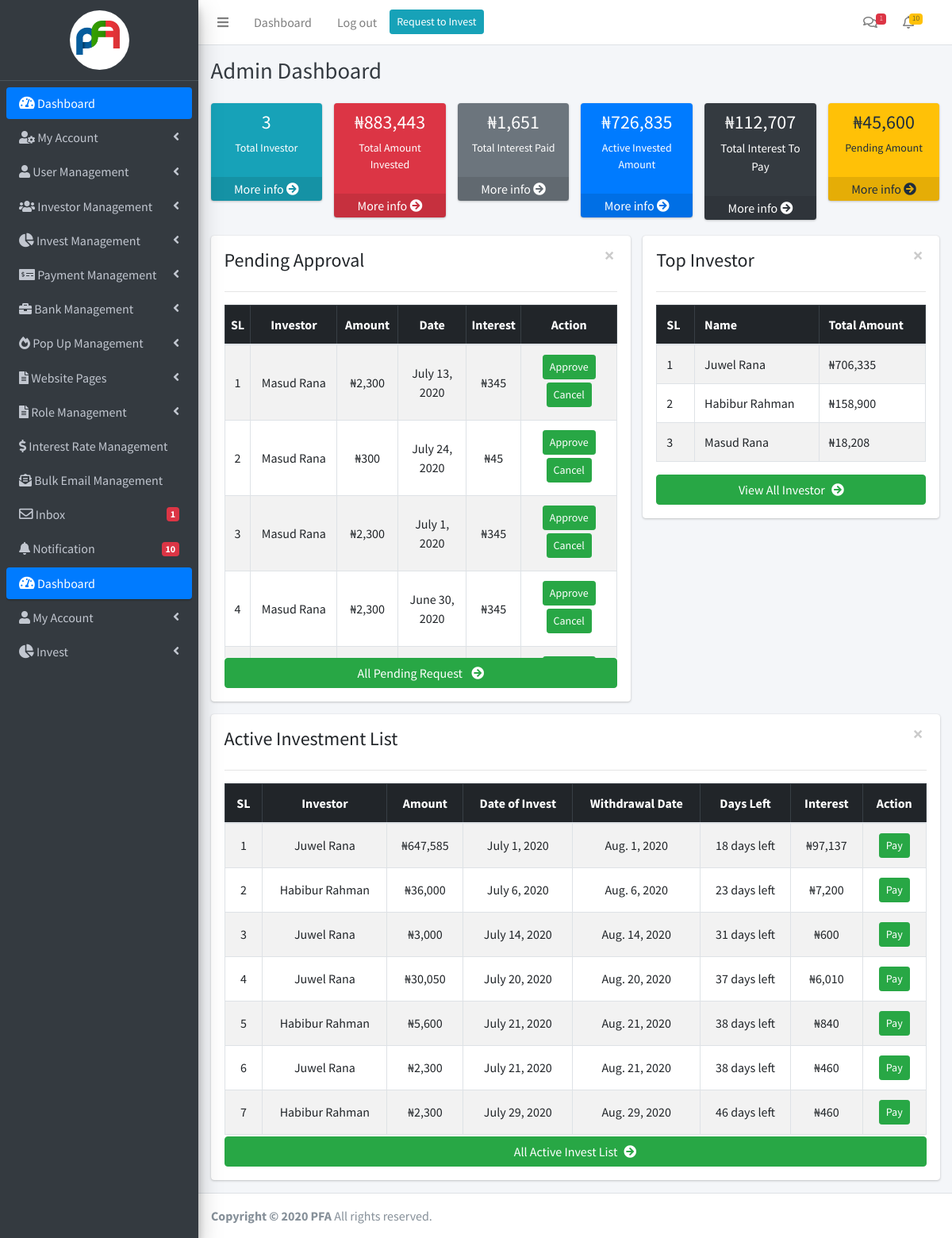
The app's page /dashboards/ (signed in) with its own data.
### investor/models.py (models this page shows, shortened)
class Invest(models.Model):
    investor = models.ForeignKey(Investor, on_delete=models.CASCADE)
    amount_to_invest = models.BigIntegerField()
    expected_interest = models.BigIntegerField()
    date_of_invest = models.DateTimeField()
    withdraw_date = models.DateTimeField(auto_now_add=False)
    payment_status = models.BooleanField(default=False)
    status = models.BooleanField(default=False)
    timestamp = models.DateTimeField(auto_now_add=True)
    reinvest_status = models.BooleanField(default=False)
    widthdrawn_status = models.BooleanField(default=False)
    delete_status = models.BooleanField(default=False)
    email_send_status = models.BooleanField(default=False)
    class Meta:
        verbose_name = "Invest"
        verbose_name_plural ="Invests"

class Investor(models.Model):
    username = models.CharField(max_length=150)
    password = models.CharField(max_length=100)
    first_name = models.CharField(max_length=150)
    last_name = models.CharField(max_length=150)
    email= models.EmailField(max_length=254)
    phone = models.CharField(max_length=13)
    address = models.TextField()
    bank_name = models.ForeignKey(Bank, on_delete=models.CASCADE)
    account_number = models.BigIntegerField()
    agree_to_invest = models.BooleanField(default=True)
    status = models.BooleanField(default=False)
    class Meta:
        verbose_name = "Investor"
        verbose_name_plural = "Investors"

### investor/views.py (the view)
# urls.py: path('dashboards/', views.dashboard, name='dashboard'),
def dashboard(request):
    sendemail(request)
    rols = Editor.objects.filter(role__access__has_access="Invest Management")
    for item in rols:
        print(item)
    return render(request,'dashboard/dashboard.html')

### templates/dashboard/dashboard.html (shortened to what this page needs)
{% extends 'dashboard/base/base.html' %}
{% block d-content %}
{% load extra_tags %}
<div class="content-header">
  <div class="container-fluid">
    <div class="row mb-2">
      <div class="col-12">
        {% if request.user.is_authenticated %}
        <h1 class="m-0 text-dark">Admin Dashboard</h1>
        {% elif request.session.investor %}
        <h1 class="m-0 text-dark">Investor Dashboard</h1>
        {% elif request.session.editor %}
        <h1 class="m-0 text-dark">User Dashboard</h1>
        {% endif %}
      </div>
    </div>
  </div>
</div>
{% if request.user.is_authenticated or request.session.editor %}
<section class="content investor_dashboard">
  <div class="container-fluid">
    <div class="row">
      <div class="col-lg-2 col-6">
        <div class="small-box bg-info">
          <div class="inner text-center">
            <h4>{{total_investor|total_investor}}</h4>
            <p>Total Investor</p>
          </div>
          {% if request.user.is_authenticated or request.session.editor|user_has_access:"Investor Management"%}
            <a href="{% url 'investor:all_investor_list' %}" class="small-box-footer">More info <i class="fas fa-arrow-circle-right"></i></a>
          {% else %}
            <a href="#" class="small-box-footer">More info <i class="fas fa-arrow-circle-right"></i></a>
          {% endif %}
        </div>
      </div>
      <div class="col-lg-2 col-6">
        <div class="small-box bg-danger">
          <div class="inner text-center">
            <h4>₦{{amount_invested|total_amount_invested_admin}}</h4>
            <p>Total Amount Invested</p>
          </div>
          {% if request.user.is_authenticated or request.session.editor|user_has_access:"Investor Management"%}
          <a href="{% url 'investor:all_investor_list' %}" class="small-box-footer">More info <i class="fas fa-arrow-circle-right"></i></a>
          {% else %}
            <a href="#" class="small-box-footer">More info <i class="fas fa-arrow-circle-right"></i></a>
          {% endif %}
        </div>
      </div>
      <div class="col-lg-2 col-6">
        <div class="small-box bg-secondary">
          <div class="inner text-center">
            <h4>₦{{paid_amount|total_interest_paid_admin}}</h4>
            <p>Total Interest Paid</p>
          </div>
          {% if request.user.is_authenticated or request.session.editor|user_has_access:"Payment Management"%}
          <a href="{% url 'investor:interest_paid_admin' %}" class="small-box-footer">More info <i class="fas fa-arrow-circle-right"></i></a>
          {% else %}
            <a href="#" class="small-box-footer">More info <i class="fas fa-arrow-circle-right"></i></a>
          {% endif %}
        </div>
      </div>
      <div class="col-lg-2 col-6">
        <div class="small-box bg-primary">
          <div class="inner text-center">
            <h4>₦{{invested_amount_admin|active_invested_amount_admin}}</h4>
            <p>Active Invested Amount</p>
          </div>
          {% if request.user.is_authenticated or request.session.editor|user_has_access:"Invest Management"%}
          <a href="{% url 'investor:all_active_invest_list' %}" class="small-box-footer">More info <i class="fas fa-arrow-circle-right"></i></a>
          {% else %}
            <a href="#" class="small-box-footer">More info <i class="fas fa-arrow-circle-right"></i></a>
          {% endif %}
        </div>
      </div>
      <div class="col-lg-2 col-6">
        <div class="small-box bg-dark">
          <div class="inner text-center">
            <h4>₦{{total_interest_admin|total_interest_topay_admin}}</h4>
            <p style="font-size:15px">Total Interest To Pay</p>
          </div>
          {% if request.user.is_authenticated or request.session.editor|user_has_access:"Invest Management"%}
          <a href="{% url 'investor:all_active_invest_list' %}" class="small-box-footer">More info <i class="fas fa-arrow-circle-right"></i></a>
          {% else %}
            <a href="#" class="small-box-footer">More info <i class="fas fa-arrow-circle-right"></i></a>
          {% endif %}
        </div>
      </div>
      <div class="col-lg-2 col-6">
        <div class="small-box bg-warning">
          <div class="inner text-center">
            <h4>₦{{pending_amount_admin|pending_amount_admin}}</h4>
            <p>Pending Amount</p>
          </div>
          {% if request.user.is_authenticated or request.session.editor|user_has_access:"Invest Management"%}
          <a href="{% url 'investor:all_pending_request' %}" class="small-box-footer">More info <i class="fas fa-arrow-circle-right"></i></a>
          {% else %}
            <a href="#" class="small-box-footer">More info <i class="fas fa-arrow-circle-right"></i></a>
          {% endif %}
        </div>
      </div>
    </div>
    <div class="row">
      <div class="col-md-7 col-sm-12">
        <div class="card p-3 alert alert-dismissible fade show no-border" role="alert">
          <button type="button" class="close color-white" data-dismiss="alert" aria-label="Close">
            <span aria-hidden="true">&times;</span>
          </button>
          <h4 class="float-left">Pending Approval</h4>
        <hr>
        <div class="table_body_area">
          <table class="table table-bordered table-striped">
            <thead class="table-dark text-center">
              <th class="pr-0 pl-0">SL</th>
              <th class="pr-0 pl-0">Investor</th>
              <th class="pr-0 pl-0">Amount</th>
              <th class="pr-0 pl-0">Date</th>
              <th class="pr-0 pl-0">Interest</th>
              {% if request.user.is_authenticated or request.session.editor|user_has_access:"Can Approve Invest"%}
              <th class="pr-0 pl-0">Action</th>
              {% endif %}
            </thead>
            <tbody class="text-center">
              {% for item in pending_request|pending_approval_admin %}
              <tr>
                <td class=" align-middle">{{forloop.counter}}</td>
                <td class=" align-middle">{{item.investor.first_name}} {{item.investor.last_name}}</td>
                <td class=" align-middle">₦{{item.amount_to_invest|coma_separator_value}}</td>
                <td class=" align-middle">{{item.date_of_invest |date}}</td>
                <td class=" align-middle">₦{{item.expected_interest | coma_separator_value}}</td>
                {% if request.user.is_authenticated or request.session.editor|user_has_access:"Can Approve Invest"%}
                <td class=" align-middle">
                  <button class="btn btn-sm btn-success mb-1" data-toggle="modal" data-target="#approve-{{item.id}}">Approve</button>
                  <button class="btn btn-sm btn-success mb-1" data-toggle="modal" data-target="#cancale-{{item.id}}">Cancel</button>
                </td>
                {% endif %}
              </tr>
              {% endfor %}
            </tbody>
          </table>
      </div>
      {% if request.user.is_authenticated or request.session.editor|user_has_access:"Invest Management"%}
        <a href="{% url 'investor:all_pending_request' %}" class="btn btn-success d-block">All Pending Request <i class="fas fa-arrow-circle-right ml-2"></i></a>
      {% endif %}
        </div>
      </div>
      <div class="col-md-5 col-sm-12">
        <div class="card p-3 alert alert-dismissible fade show no-border" role="alert">
          <button type="button" class="close color-white" data-dismiss="alert" aria-label="Close">
            <span aria-hidden="true">&times;</span>
          </button>
          <h4>Top Investor</h4>
          <hr>
        <div class="table_body_area">
          <table class="table table-bordered table-striped">
            <thead class="table-dark">
              <th>SL</th>
              <th>Name</th>
              <th>Total Amount</th>
            </thead>
            <tbody>
              {% for item in top_investor_list|top_investor_list %}
              <tr>
                <td>{{forloop.counter}}</td>
                <td>{{item|top_investor_name}}</td>
                <td>₦{{item|top_investor_amount}}</td>
              </tr>
              {% endfor %}
            </tbody>
          </table>
        </div>
        {% if request.user.is_authenticated or request.session.editor|user_has_access:"Investor Management"%}
          <a href="{% url 'investor:all_investor_list' %}" class="btn btn-success d-block">View All Investor<i class="fas fa-arrow-circle-right ml-2"></i></a>
         {% endif %}
        </div>
      </div>
    </div>
    <div class="row">
      <div class="col-12">
        <div class="card p-3 alert alert-dismissible fade show no-border" role="alert">
          <button type="button" class="close color-white" data-dismiss="alert" aria-label="Close">
            <span aria-hidden="true">&times;</span>
          </button>
          <h4 class="float-left">Active Investment List</h4>
        <hr>
        <div class="table_body_area">
          <table class="table table-bordered table-striped">
            <thead class="table-dark text-center">
              <th>SL</th>
              <th>Investor</th>
              <th>Amount</th>
              <th>Date of Invest</th>
              <th>Withdrawal Date</th>
              <th>Days Left</th>
              <th>Interest</th>
              {% if request.user.is_authenticated or request.session.editor|user_has_access:"Can Pay"%}
              <th>Action</th>
              {% endif %}
            </thead>
            <tbody class="text-center">
              {% for item in pending_request|active_invested_list %}
              <tr>
                <td class=" align-middle">{{forloop.counter}}</td>
                <td class=" align-middle">{{item.investor.first_name}} {{item.investor.last_name}}</td>
                <td class=" align-middle">₦{{item.amount_to_invest|coma_separator_value}}</td>
                <td class=" align-middle">{{item.date_of_invest |date}}</td>
                <td class=" align-middle">{{item.withdraw_date |date}}</td>
                <td class=" align-middle">{{item.id|days_remaining}} days left</td>
                <td class=" align-middle">₦{{item.expected_interest | coma_separator_value}}</td>
                {% if request.user.is_authenticated or request.session.editor|user_has_access:"Can Pay"%}
                <td class=" align-middle">
                  <button class="btn btn-sm btn-success" data-toggle="modal" data-target="#pay-{{item.id}}">Pay</button>
                </td>
                {% endif %}
              </tr>
              {% endfor %}
            </tbody>
          </table>
      </div>
      {% if request.user.is_authenticated or request.session.editor|user_has_access:"Can Pay" or request.session.editor|user_has_access:"Invest Management"%}
        <a href="{% url 'investor:all_active_invest_list' %}" class="btn btn-success d-block">All Active Invest List<i class="fas fa-arrow-circle-right ml-2"></i></a>
      {% endif %}
        </div>
      </div>
    </div>
  </div>
</section>
{% endif %}
{% endblock d-content %}

### records on screen
Invest: amount_to_invest.amount_to_invest "883,443", amount_to_invest.amount_to_invest "45,600"
Invest: expected_interest.expected_interest "1,651"
Invest: amount_to_invest.amount_to_invest "726,835", expected_interest.expected_interest "112,707", investor.first_name "Habibur", investor.last_name "Rahman", amount_to_invest|coma_separator_value "5,600", date_of_invest "July 21, 2020", withdraw_date "Aug. 21, 2020", id|days_remaining "38", expected_interest|coma_separator_value "840"
Invest: investor.first_name "Masud", investor.last_name "Rana", amount_to_invest|coma_separator_value "2,300", date_of_invest "July 13, 2020", expected_interest|coma_separator_value "345"
Invest: investor.first_name "Masud", investor.last_name "Rana", amount_to_invest|coma_separator_value "300", date_of_invest "July 24, 2020", expected_interest|coma_separator_value "45"
Invest: investor.first_name "Masud", investor.last_name "Rana", amount_to_invest|coma_separator_value "2,300", date_of_invest "July 1, 2020", expected_interest|coma_separator_value "345"
Invest: investor.first_name "Masud", investor.last_name "Rana", amount_to_invest|coma_separator_value "2,300", date_of_invest "June 30, 2020", expected_interest|coma_separator_value "345"
Invest: investor.first_name "Juwel", investor.last_name "Rana", amount_to_invest|coma_separator_value "647,585", date_of_invest "July 1, 2020", withdraw_date "Aug. 1, 2020", id|days_remaining "18", expected_interest|coma_separator_value "97,137"
Invest: investor.first_name "Habibur", investor.last_name "Rahman", amount_to_invest|coma_separator_value "36,000", date_of_invest "July 6, 2020", withdraw_date "Aug. 6, 2020", id|days_remaining "23", expected_interest|coma_separator_value "7,200"
Invest: investor.first_name "Juwel", investor.last_name "Rana", amount_to_invest|coma_separator_value "3,000", date_of_invest "July 14, 2020", withdraw_date "Aug. 14, 2020", id|days_remaining "31", expected_interest|coma_separator_value "600"
Invest: investor.first_name "Juwel", investor.last_name "Rana", amount_to_invest|coma_separator_value "30,050", date_of_invest "July 20, 2020", withdraw_date "Aug. 20, 2020", id|days_remaining "37", expected_interest|coma_separator_value "6,010"
Invest: investor.first_name "Juwel", investor.last_name "Rana", amount_to_invest|coma_separator_value "2,300", date_of_invest "July 21, 2020", withdraw_date "Aug. 21, 2020", id|days_remaining "38", expected_interest|coma_separator_value "460"
Invest: investor.first_name "Habibur", investor.last_name "Rahman", amount_to_invest|coma_separator_value "2,300", date_of_invest "July 29, 2020", withdraw_date "Aug. 29, 2020", id|days_remaining "46", expected_interest|coma_separator_value "460"

### other values on screen
{{ admin_message|show_unread_admin_message }} "1"
{{ admin_notification|admin_notifications }} "10"
{{ total_investor|total_investor }} "3"
{{ item|top_investor_name }} "Juwel Rana" "Habibur Rahman" "Masud Rana"
{{ item|top_investor_amount }} "706,335" "158,900" "18,208"
